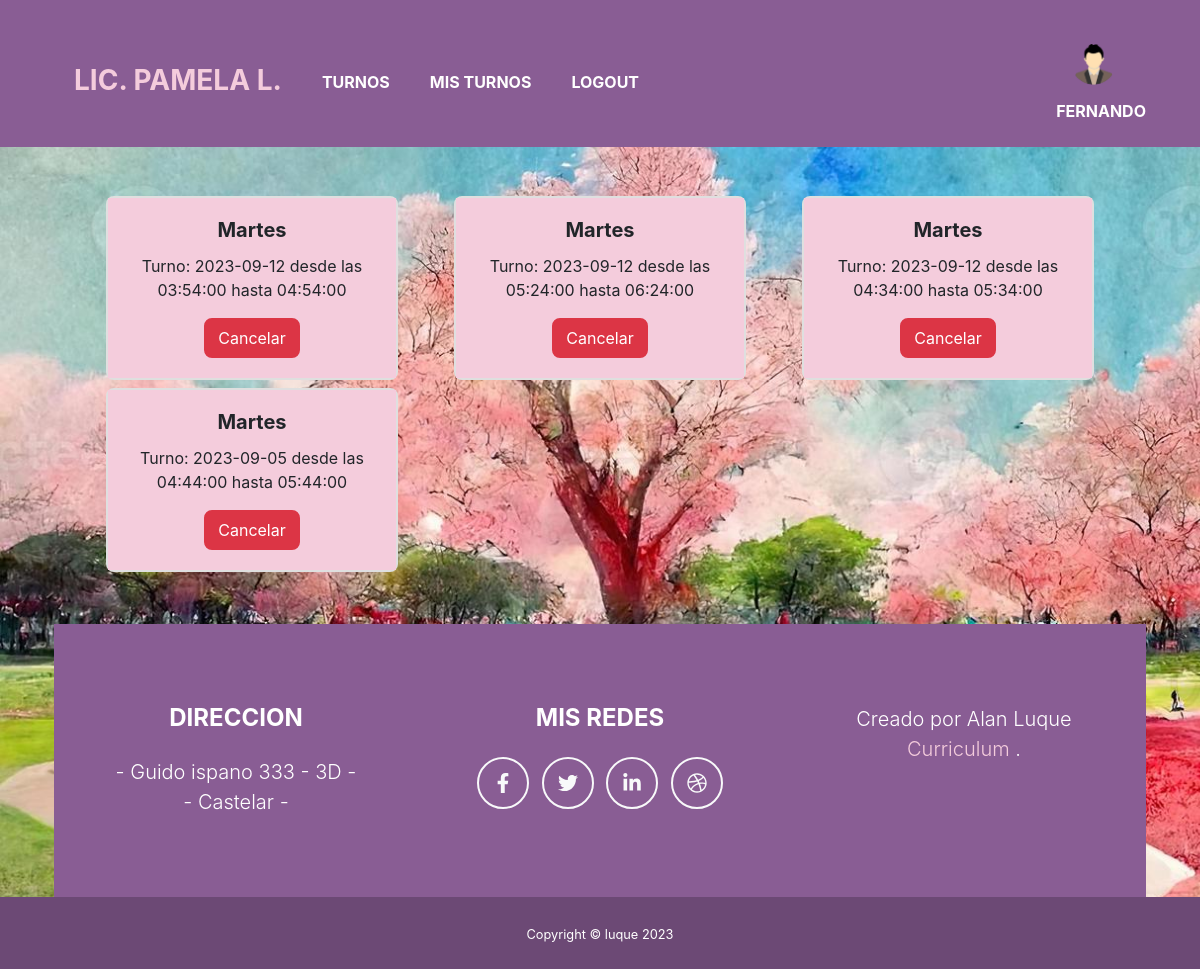
/my_turns/ (signed in), run on the app's committed database.
### apps/login/models.py (models this page shows, shortened)
class Acount(models.Model): # acount esta vinculado con lo usuario de django
    user = models.ForeignKey(User, on_delete=models.CASCADE, null=False, blank=False)
    type_session = models.ForeignKey(TypeSession, on_delete=models.PROTECT, default=3)
    email = models.EmailField(unique=True) # se inicia sesion con el email
    imgAvatar = models.ImageField(default="avatares/avatar.png", upload_to="avatares/")
    name = models.CharField(max_length=50)
    lastName = models.CharField(max_length=50)
    date = models.DateField() # fecha de nacimiento
    phone = models.CharField(max_length=16)
    is_admin = models.BooleanField(default=False)

### apps/agenda/models.py (models this page shows, shortened)
class Turn(models.Model): # turnos para la sesiones
    date = models.DateField()
    time = models.TimeField()
    time_fin = models.TimeField()
    user_id = models.ForeignKey(User, on_delete=models.CASCADE, null=False, blank=False)
    type_session = models.ForeignKey(TypeSession, on_delete=models.SET_NULL, null=True, blank=True)
    def __str__(self):
        return f'Turno: {self.date.strftime("%Y-%m-%d")} desde las {self.time} hasta {self.time_fin}'
    def day_of_week(self):
        day_number = self.date.weekday()  # Obtener el número del día de la semana (0 = lunes, 6 = domingo)
        days_in_spanish = ['Lunes', 'Martes', 'Miércoles', 'Jueves', 'Viernes', 'Sábado', 'Domingo']
        return days_in_spanish[day_number]

### decorators.py (the view)
    @login_required
    def custom_function(request, *args, **kwargs): # valida si un usuario tiene cuenta
        try:
            account = Acount.objects.get(user_id=request.user)
            return function(request, *args, **kwargs)
        except Acount.DoesNotExist:
            return redirect(reverse_lazy('acount'))

### apps/agenda/views.py (called while the page is built)
def my_turns(request): # muestra todos los turnos reservados
    if request.is_admin:
        return redirect(reverse_lazy('admin_turn', kwargs={'p_week': 0}))
    try:
        turns = Turn.objects.filter(user_id=request.user)
        turnsAndDays = []
    except ObjectDoesNotExist:
        return render(request, 'agenda/my_turns.html', {'turns': []})
    try:
        for turn in turns:
            turnsAndDays.append((turn, turn.day_of_week()))
        context = {'turns': turnsAndDays}
    except:
        context = {'turns': [(turns, turns.day_of_week())]}
    return render(request, 'agenda/my_turns.html', context)

### apps/agenda/templates/agenda/my_turns.html (shortened to what this page needs)
{% extends 'core/base.html' %}
{% load crispy_forms_tags %}
{% block content %}
<div class="container mt-5 text-center py-5">
    <div class="row">
    {% for t, d in turns %}
      <div class="col-md-4">
        <div class="card m-1">
          <div class="card-body bg-primary">
            <form action="{% url 'delet_turn' t.id %}" method="POST">
              <h5 class="card-title">{{ d }}</h5>
              <p class="card-text">{{ t }}</p>
              <button type="submit" class="btn btn-danger">Cancelar</button>
          </form>
          </div>
        </div>
      </div>
    {% endfor %}
    </div>
  </div>
{% endblock content %}

### apps/core/templates/core/navBar.html (shortened to what this page needs)
<!DOCTYPE html>
<html lang="es">
    <head>
        {% load static %}
        <link href="{% static 'core/css/styles.css' %}" rel="stylesheet" />
        <link rel="stylesheet" href="https://cdnjs.cloudflare.com/ajax/libs/font-awesome/5.15.3/css/all.min.css">
    </head>
    <body id="page-top">
<div class="container mb-5">
<nav class="navbar navbar-expand-lg bg-secondary text-uppercase fixed-top pb-2" id="mainNav">
    <div class="container">
      <div class="collapse navbar-collapse" id="navbarSupportedContent">
        <ul class="navbar-nav me-auto mb-2 mb-lg-0">
            <li class="navbar-brand mx-0 mx-lg-1"><a class="nav-link py-0 px-0 px-lg-3 rounded" href="{% url 'home' %}">Lic. Pamela L.</a></li>
            {% if user.is_authenticated %}
                {% if request.is_admin %}
                <li class="nav-item mx-0 mx-lg-1"><a class="nav-link py-3 px-0 px-lg-3 rounded" href="{% url 'admin_turn' 0 %}">Turnos</a></li>
                <li class="nav-item mx-0 mx-lg-1"><a class="nav-link py-3 px-0 px-lg-3 rounded" href="{% url 'home-edit' %}">Administrar pagina</a></li>
                <li class="nav-item mx-0 mx-lg-1"><a class="nav-link py-3 px-0 px-lg-3 rounded" href="{% url 'typeSession' %}">Tipo de sesion</a></li>
                <li class="nav-item mx-0 mx-lg-1"><a class="nav-link py-3 px-0 px-lg-3 rounded" href="{% url 'cuentas' %}">cuentas</a></li>
                {% else %}
                <li class="nav-item mx-0 mx-lg-1"><a class="nav-link py-3 px-0 px-lg-3 rounded" href="{% url 'turns' %}">Turnos</a></li>
                <li class="nav-item mx-0 mx-lg-1"><a class="nav-link py-3 px-0 px-lg-3 rounded" href="{% url 'my-turns' %}">Mis turnos</a></li>
                {% endif %}
                <li class="nav-item mx-0 mx-lg-1"><a class="nav-link py-3 px-0 px-lg-3 rounded" href="{% url 'logout' %}">Logout</a></li>
            {% else %}
                <li class="nav-item mx-0 mx-lg-1"><a class="nav-link py-3 px-0 px-lg-3 rounded" href="{% url 'login' %}">Login</a></li>
                <li class="nav-item mx-0 mx-lg-1"><a class="nav-link py-3 px-0 px-lg-3 rounded" href="{% url 'register' %}">Register</a></li>
            {% endif %}
        </ul>
      </div>
      <div class="d-flex align-items-center">
        <div class="dropdown text-center">
          <a
            class=" d-flex align-items-center"
            href="{% url 'perfil' %}"
            id="navbarDropdownMenuAvatar"
            role="button"
            data-mdb-toggle="dropdown"
            aria-expanded="false"
          >
            <img
              src="/media/{{request.imgAvatar}}"
              class="rounded-circle"
              height="75"
              alt="Black and White Portrait of a Man"
              loading="lazy"
            />
          </a>
          <p class="text-white">{{user.username}}</p>
        </div>
      </div>
    </div>
  </nav>
</div>
        <div class="container pt-5">
          {% block base %}
          {% endblock base %}
        </div>
        <div class="copyright py-4 text-center text-white">
            <div class="container"><small>Copyright &copy; luque 2023</small></div>
        </div>
    </body>
</html>

### data on the page
Acount: imgAvatar (placeholder picture)
Turn: d "Martes", date+time+time_fin "Turno: 2023-09-12 desde las 03:54:00 hasta 04:54:00"
Turn: d "Martes", date+time+time_fin "Turno: 2023-09-12 desde las 05:24:00 hasta 06:24:00"
Turn: d "Martes", date+time+time_fin "Turno: 2023-09-12 desde las 04:34:00 hasta 05:34:00"
Turn: d "Martes", date+time+time_fin "Turno: 2023-09-05 desde las 04:44:00 hasta 05:44:00"

### other printed values
{{ user.username }} "FERNANDO"
